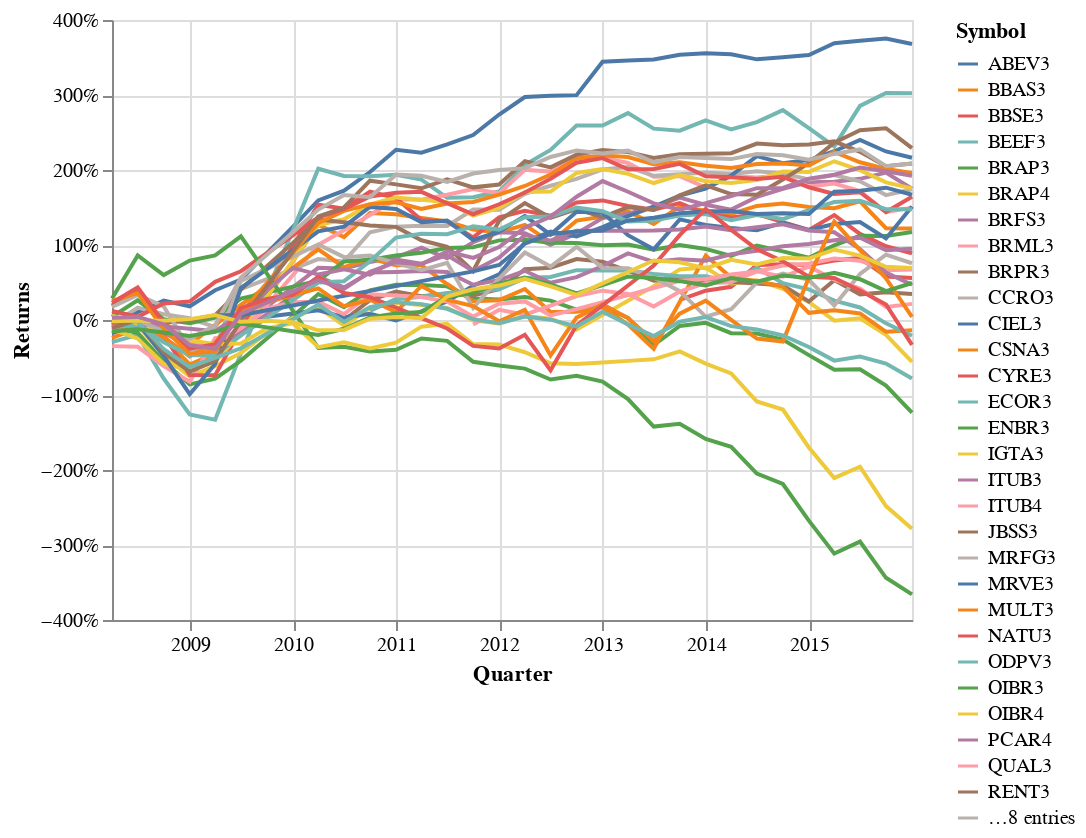

Notebook cell for this chart:
### Code cell
import altair as alt

chart_actual_returns_pdf = pd.melt(actual_returns_pdf.reset_index(), 
        id_vars=['date'], 
        value_vars=list(actual_returns_pdf.columns), 
        var_name='ticker', value_name='returns')

chart_actual_returns_pdf['date'] = pd.to_datetime(
    chart_actual_returns_pdf['date'], format='%Y-%m-%d')

chart_actual_returns_pdf["cumsum_returns"] = \
    chart_actual_returns_pdf.groupby(['ticker'])['returns'].cumsum()

actual_returns_line = alt.Chart(chart_actual_returns_pdf). \
    mark_line().encode(
    x=alt.X('date', axis=alt.Axis(title='Quarter')),
    y=alt.Y('cumsum_returns', axis=alt.Axis(title='Returns', format='.0%')),
    color=alt.Color('ticker', legend=alt.Legend(title="Symbol")))

actual_returns_line

### Figure 1 — Vega-Lite specification as saved in the notebook (floating-point values rounded to 4 significant figures; data arrays with more than 128 entries replaced by an {"elided": "..."} marker saying what was removed)
{"config": {"view": {"continuousWidth": 400, "continuousHeight": 300}}, "data": {"name": "data-d70c51e7626570a8e219d41a092a8ff1"}, "mark": "line", "encoding": {"color": {"type": "nominal", "field": "ticker", "legend": {"title": "Symbol"}}, "x": {"type": "temporal", "axis": {"title": "Quarter"}, "field": "date"}, "y": {"type": "quantitative", "axis": {"format": ".0%", "title": "Returns"}, "field": "cumsum_returns"}}, "$schema": "https://vega.github.io/schema/vega-lite/v4.0.0.json", "datasets": {"data-d70c51e7626570a8e219d41a092a8ff1": {"elided": "1184 records"}}}
